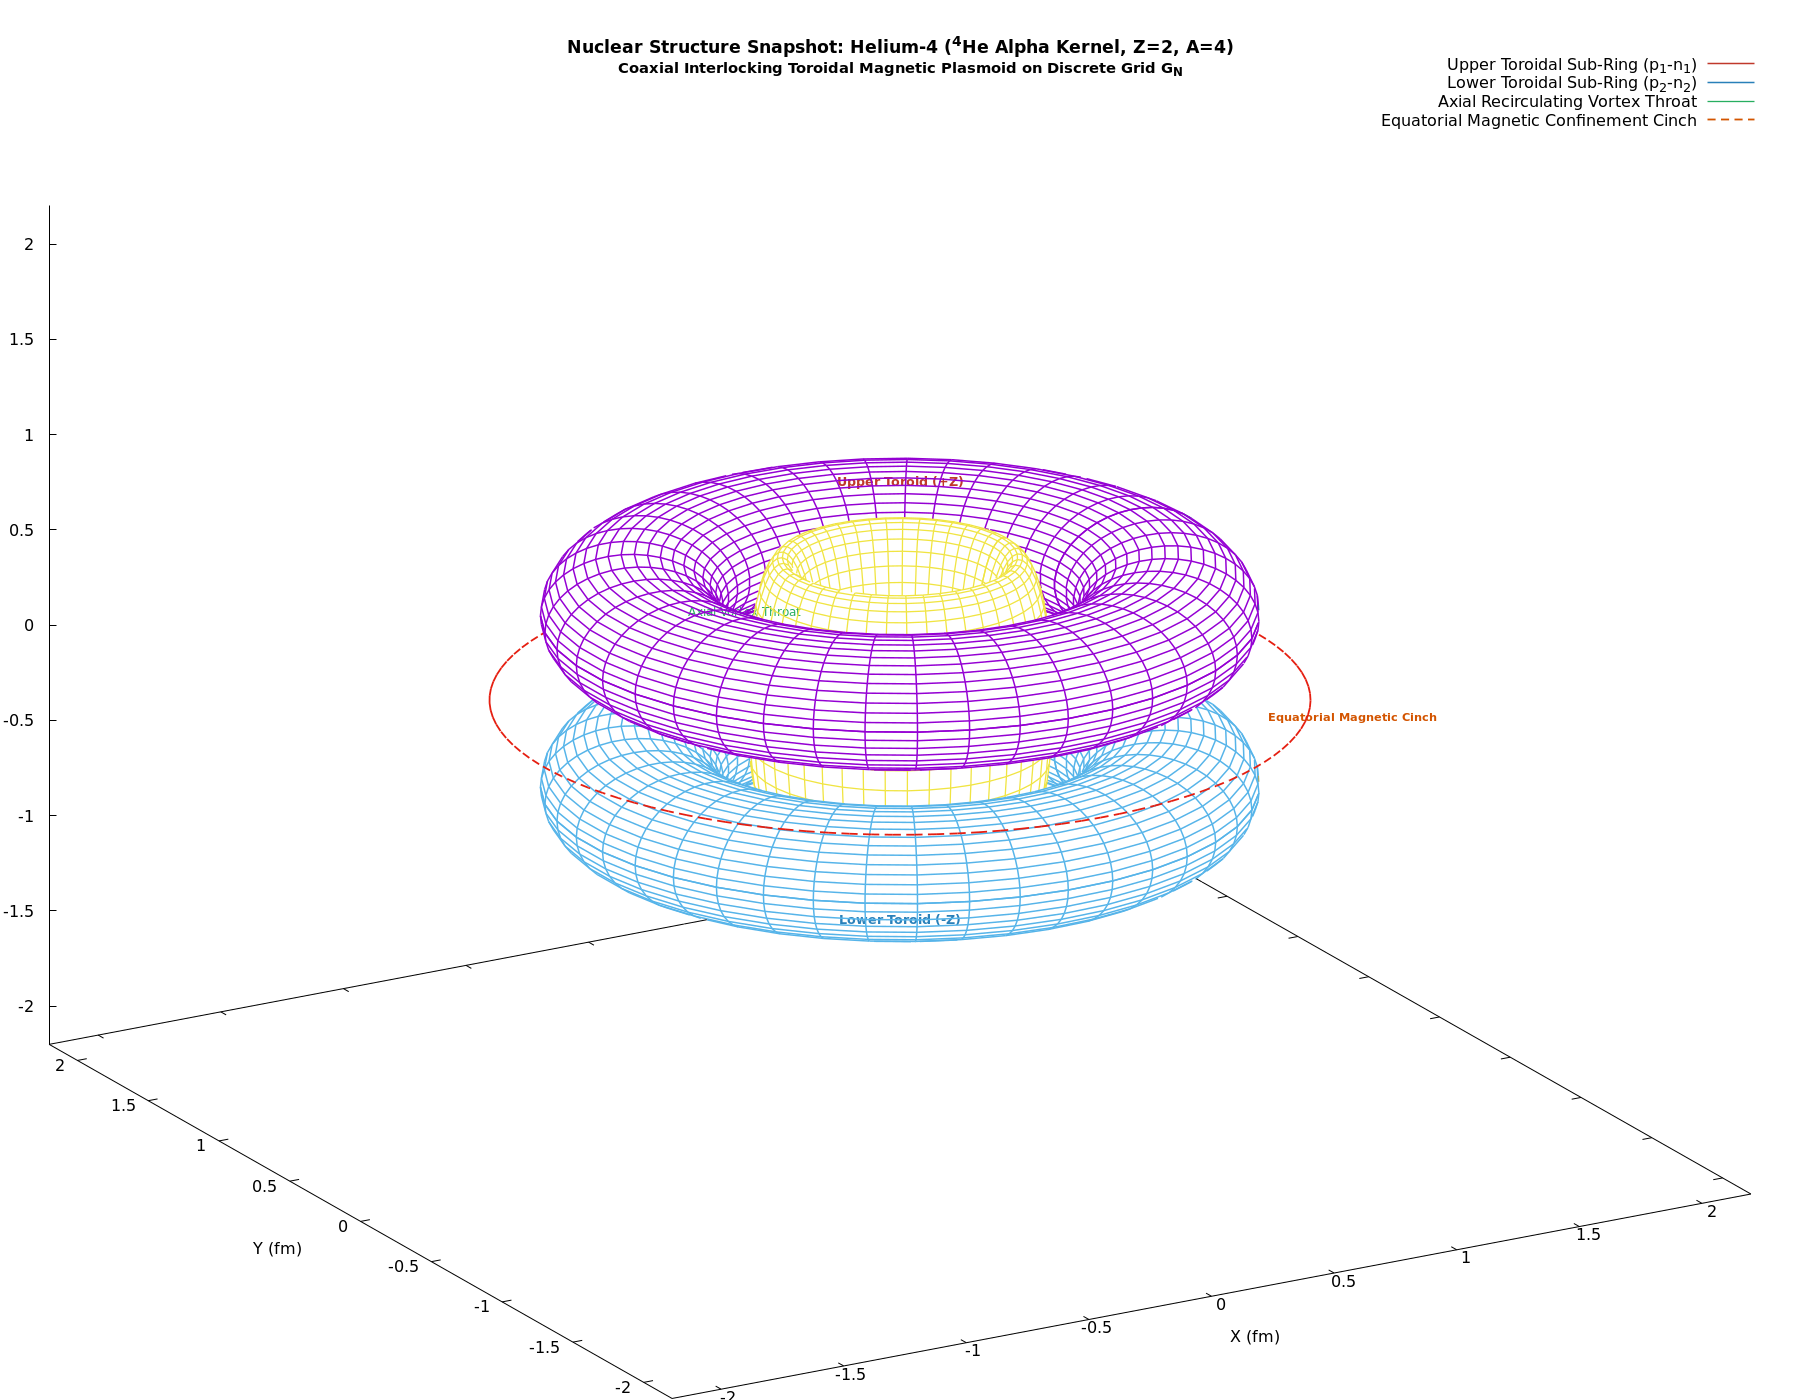

This chart was generated by the following gnuplot code:
# Gnuplot: 3D High-Detail Wireframe Snapshot of Helium-4 Nucleus (Alpha Particle)
# Depicts the discrete electromagnetic architecture of the 4He nucleus on G_N:
# - Two coaxial, counter-circulating proton-neutron toroidal pairs in tight magnetic contact
# - Interlocking toroidal geometry forming an extraordinarily stable, closed-flux magnetic plasmoid kernel
# - Zero external magnetic dipole moment due to exact antiparallel flux cancellation
# Pure wireframe meshwork with hidden-line removal; no surface shading.

reset

if (exists("OUTFILE")) {
    set terminal pngcairo size 1800,1400 font "Sans,12"
    set output OUTFILE
}

set title "Nuclear Structure Snapshot: Helium-4 (^4He Alpha Kernel, Z=2, A=4)\n{/*0.85Coaxial Interlocking Toroidal Magnetic Plasmoid on Discrete Grid G_N}" font "Sans-Bold,13" offset 0,-0.5

set parametric
set hidden3d
unset pm3d
set surface

set isosamples 44, 44
set urange [0:2*pi]
set vrange [0:2*pi]

set xlabel "X (fm)" offset -1,-0.5
set ylabel "Y (fm)" offset 1,-0.5
set zlabel "Z (fm)" offset 1,0
set xrange [-2.2:2.2]
set yrange [-2.2:2.2]
set zrange [-2.2:2.2]
set xyplane at -2.2
set view 64, 330, 1.25, 1.0

# Dual Coaxial Toroids (Protonic Ring and Neutronic Screening Sheath)
R_maj = 0.95
r_min = 0.32
z_sep = 0.45

# Upper Ring (Proton-Neutron Pair 1, +Z offset)
x_top(u, v) = (R_maj + r_min * cos(v)) * cos(u)
y_top(u, v) = (R_maj + r_min * cos(v)) * sin(u)
z_top(u, v) =  z_sep + r_min * sin(v)

# Lower Ring (Proton-Neutron Pair 2, -Z offset, counter-circulating)
x_bot(u, v) = (R_maj + r_min * cos(v)) * cos(u)
y_bot(u, v) = (R_maj + r_min * cos(v)) * sin(u)
z_bot(u, v) = -z_sep + r_min * sin(v)

# Interlocking Central Magnetic Vortex Throat (Connecting both rings)
x_throat(u, v) = (0.42 + 0.12 * cos(v)) * cos(u)
y_throat(u, v) = (0.42 + 0.12 * cos(v)) * sin(u)
z_throat(u, v) = 0.75 * sin(v)

# 1D Equatorial Magnetic Binding Flux Ring (Cinch on G_N)
set samples 120
set table $CINCH_RING
plot [t=0:2*pi] 1.45 * cos(t), 1.45 * sin(t)
unset table

# Wireframe Line Styles
set style line 1 lc rgb "#c0392b" lw 1.5              # Crimson: Upper proton-neutron current toroid
set style line 2 lc rgb "#2980b9" lw 1.5              # Blue: Lower counter-circulating toroid
set style line 3 lc rgb "#27ae60" lw 1.3              # Green: Interlocking axial vortex throat
set style line 4 lc rgb "#d35400" dt (18, 12) lw 1.8   # Distinct Dashed Amber: Equatorial magnetic cinch ring

set label 1 "Upper Toroid (+Z)" at 0, 0, 1.15 center font "Sans-Bold,9.5" tc rgb "#c0392b"
set label 2 "Lower Toroid (-Z)" at 0, 0, -1.15 center font "Sans-Bold,9.5" tc rgb "#2980b9"
set label 3 "Axial Vortex Throat" at 0, 1.1, 0.0 center font "Sans,9" tc rgb "#27ae60"
set label 4 "Equatorial Magnetic Cinch" at 1.5, -0.6, -0.2 center font "Sans-Bold,8.5" tc rgb "#d35400"

splot x_top(u, v),    y_top(u, v),    z_top(u, v)    with lines ls 1 title "Upper Toroidal Sub-Ring (p_1-n_1)", \
      x_bot(u, v),    y_bot(u, v),    z_bot(u, v)    with lines ls 2 title "Lower Toroidal Sub-Ring (p_2-n_2)", \
      x_throat(u, v), y_throat(u, v), z_throat(u, v) with lines ls 3 title "Axial Recirculating Vortex Throat", \
      $CINCH_RING using 1:2:(0.0) with lines ls 4 title "Equatorial Magnetic Confinement Cinch"

if (!exists("OUTFILE")) {
    pause mouse close
}
